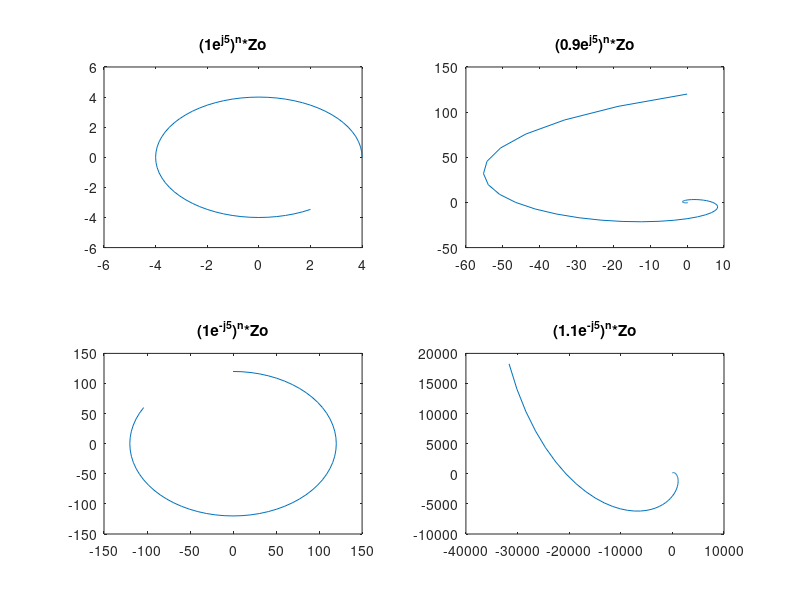

Write MATLAB code to recreate this figure.
clear all

n = 0:60 ;%define n 0 to 60 

Zo = 4; 

Zr=1*exp(1*i*5/360*(2*pi)); % define asked function

a= (Zr.^n) * Zo; %generate graphic

Zr2 =0.9*exp(1*i*10/360*(2*pi)); %define other function
Zr3 = 1*exp(-1*i*5/360*(2*pi)); %define other function
Zr4 = 1.1*exp(-1*i*5/360*(2*pi)); %define other function

subplot(2 , 2 , 1) 
plot(a)
title('(1e^j^5)^n*Zo')
subplot(2 , 2 , 2)
plot((4.^1*i*30)*(Zr2.^n))
title('(0.9e^j^5)^n*Zo')
subplot(2 , 2 , 3)
plot((4.^1*i*30)*(Zr3.^n))
title('(1e^-^j^5)^n*Zo')
subplot(2 , 2 , 4)
plot((4.^1*i*30)*(Zr4.^n))
title('(1.1e^-^j^5)^n*Zo')